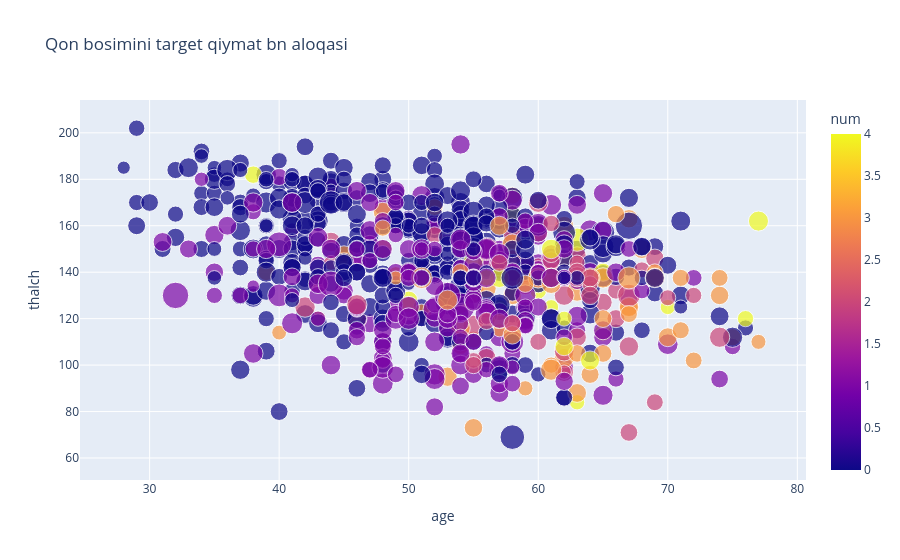

The notebook cell this image was saved under:
### Code cell
fig=px.scatter(df,x='age',y='thalch', color='num',size='chol', hover_data=['gender','trestbps'],title='Qon bosimini target qiymat bn aloqasi')
fig.show()

### Figure 1 — Plotly figure (JSON) as saved in the notebook; plotly's stock layout.template omitted (floating-point values rounded to 4 significant figures; data arrays with more than 128 entries replaced by an {"elided": "..."} marker saying what was removed)
{"data": [{"customdata": {"elided": "920x2 mixed values"}, "hovertemplate": "age=%{x}<br>thalch=%{y}<br>chol=%{marker.size}<br>gender=%{customdata[0]}<br>trestbps=%{customdata[1]}<br>num=%{marker.color}<extra></extra>", "legendgroup": "", "marker": {"color": {"elided": "920 int values"}, "coloraxis": "coloraxis", "size": {"elided": "920 float values"}, "sizemode": "area", "sizeref": 1.508, "symbol": "circle"}, "mode": "markers", "name": "", "orientation": "v", "showlegend": false, "type": "scatter", "x": {"elided": "920 int values"}, "xaxis": "x", "y": {"elided": "920 float values"}, "yaxis": "y"}], "layout": {"coloraxis": {"colorbar": {"title": {"text": "num"}}, "colorscale": [[0, "#0d0887"], [0.1111, "#46039f"], [0.2222, "#7201a8"], [0.3333, "#9c179e"], [0.4444, "#bd3786"], [0.5556, "#d8576b"], [0.6667, "#ed7953"], [0.7778, "#fb9f3a"], [0.8889, "#fdca26"], [1, "#f0f921"]]}, "legend": {"itemsizing": "constant", "tracegroupgap": 0}, "title": {"text": "Qon bosimini target qiymat bn aloqasi"}, "xaxis": {"anchor": "y", "domain": [0, 1], "title": {"text": "age"}}, "yaxis": {"anchor": "x", "domain": [0, 1], "title": {"text": "thalch"}}}}
